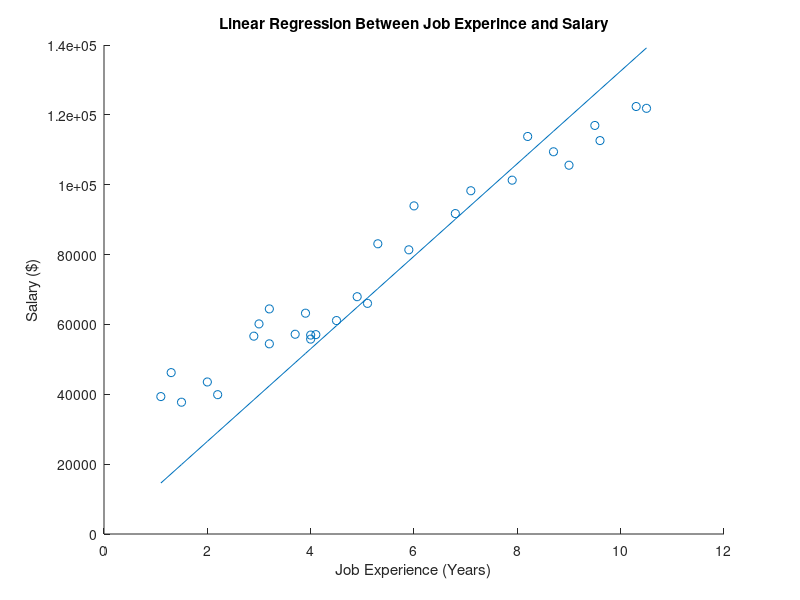

Recreate this plot in MATLAB.
%% Linear Regression Model Example 

% Hsiu Tsao

%% Input

clear %clear all previous variables 
close all %close all other files
load jobdata.txt; %open data file 
d = jobdata; %create a variable for the data file 

%% Variable

x = d(:,1); %job experience data set
y = d(:,2); %salary
format long; %format in a long (fixed decimal format)
b1 = x\y; %\ creates least squares regression coeffecient
yCalc = b1*x; %variable for salary per years of experience based on b1

%% Graph

scatter(x,y); %creates scatter plot with x & y
hold on; %holds onto the plot & data
plot(x,yCalc); %plots the regression line
xlabel('Job Experience (Years)'); %label x axis
ylabel('Salary ($)'); %label y axis
title('Linear Regression Between Job Experince and Salary'); %label title
